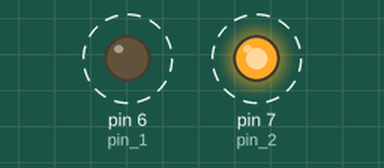
Recording of a sketch running on a simulated Arduino Uno, built with avr-gcc and run on an emulated ATmega328P. Shown: output pins drawn as LEDs (lit = HIGH). Dashed ring = blinking.

Above: at 0.5 s.
Timing chart, 0 to 3.5 s (numbered marks = the images above):
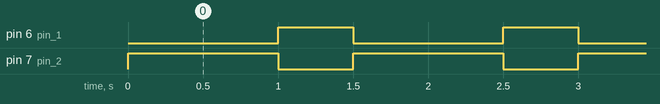

The sketch:

Modulo_Rele.ino
```cpp
#define pin_1 6
#define pin_2 7

void setup() {
  // put your setup code here, to run once:
  pinMode(pin_1, OUTPUT);
  pinMode(pin_2, OUTPUT);

}

void loop() {
  // put your main code here, to run repeatedly:
  digitalWrite(pin_1,LOW);
  digitalWrite(pin_2,HIGH);
  delay(1000);
  digitalWrite(pin_1,HIGH);
  digitalWrite(pin_2,LOW);
  delay(500);
}
```

Measured:
- by itself, pin 6 (pin_1): alternates HIGH for 0.50 s and LOW for 1.0 s
- by itself, pin 7 (pin_2): alternates HIGH for 1.0 s and LOW for 0.50 s
